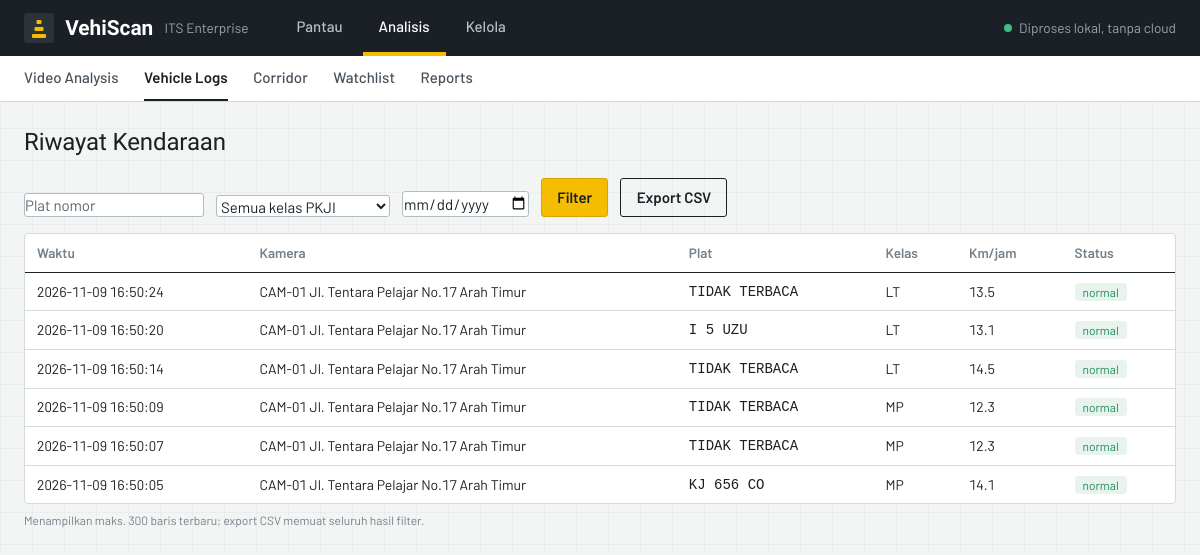
Page /logs on the committed database.
### tables this page shows
CREATE TABLE detections(id INTEGER PRIMARY KEY, ts TEXT, camera TEXT, plate TEXT, pkji TEXT, speed REAL, status TEXT, src TEXT DEFAULT 'real', dir INTEGER);

### src/api/routes/analytics.py (the view)
@router.get("/logs", response_class=HTMLResponse)
def logs(request: Request, plate: str = "", pkji: str = "", date: str = ""):
    return page(request, "vehicle_logs.html", rows=query_logs(plate, pkji, date, limit=300), pkji=db.pkji_labels(), f={"plate": plate, "pkji": pkji, "date": date})

### templates/vehicle_logs.html
{% extends "base.html" %}{% block title %}Vehicle Logs{% endblock %}{% block heading %}Riwayat Kendaraan{% endblock %}
{% block content %}
<form method="get" class="flex flex-wrap gap-3 mb-4 items-end">
 <input name="plate" placeholder="Plat nomor" value="{{f.plate}}">
 <select name="pkji"><option value="">Semua kelas PKJI</option>{% for k,v in pkji.items() %}<option value="{{k}}" {{'selected' if f.pkji==k}}>{{k}} – {{v}}</option>{% endfor %}</select>
 <input type="date" name="date" value="{{f.date}}">
 <button class="btn">Filter</button>
 <a class="btn btn-o" href="/logs/export?plate={{f.plate}}&pkji={{f.pkji}}&date={{f.date}}">Export CSV</a></form>
<div class="card overflow-x-auto"><table class="w-full text-sm"><thead><tr><th>Waktu</th><th>Kamera</th><th>Plat</th><th>Kelas</th><th>Km/jam</th><th>Status</th></tr></thead><tbody>
{% for r in rows %}<tr><td>{{r.ts}}</td><td>{{r.camera}}</td><td class="font-mono">{{r.plate}}</td><td>{{r.pkji}}</td><td>{{r.speed}}</td>
<td><span class="text-xs px-2 py-0.5 rounded {{ 'bg-red-500/20 text-red-300' if r.status=='watchlist' else 'bg-amber-500/20 text-amber-300' if r.status=='speeding' else 'bg-emerald-500/10 text-emerald-300' }}">{{r.status}}</span></td></tr>
{% else %}<tr><td colspan="6" class="text-center text-gray-500">Tidak ada data</td></tr>{% endfor %}</tbody></table></div>
<p class="text-xs text-gray-500 mt-2">Menampilkan maks. 300 baris terbaru; export CSV memuat seluruh hasil filter.</p>
{% endblock %}

### templates/base.html (shortened to what this page needs)
<!DOCTYPE html>
<html lang="id"><head><meta charset="UTF-8"><meta name="viewport" content="width=device-width,initial-scale=1">
{% if vendor %}<script src="/static/vendor/tailwind.js"></script>
<script src="/static/vendor/chart.umd.min.js"></script>
{% else %}<link rel="preconnect" href="https://fonts.googleapis.com"><link rel="preconnect" href="https://fonts.gstatic.com" crossorigin>
<script src="https://cdn.tailwindcss.com"></script>
<script src="https://cdn.jsdelivr.net/npm/chart.js@4.4.1/dist/chart.umd.min.js"></script>{% endif %}
<link rel="stylesheet" href="/static/css/style.css">
</head>
<body>
{% set groups = [
 ('Pantau', [('/','Overview'),('/notifications','Notifications')]),
 ('Analisis', [('/videos','Video Analysis'),('/logs','Vehicle Logs'),('/corridor','Corridor'),('/watchlist','Watchlist'),('/reports','Reports')]),
 ('Kelola', [('/calibration','Calibration'),('/cameras','Cameras'),('/locations','Locations'),('/parameters','Parameter'),('/settings','Settings')])] %}
{% set cur = namespace(g=groups[0]) %}
{% for g in groups %}{% for href,label in g[1] %}{% if href == active %}{% set cur.g = g %}{% endif %}{% endfor %}{% endfor %}
<header class="hd">
 <div class="bar">
  <a href="/" class="brand" aria-label="VehiScan ITS, ke halaman Overview"><span class="mark" aria-hidden="true"><i></i><i></i><i></i></span><span class="word">VehiScan</span><span class="tag">ITS Enterprise</span></a>
  <nav class="groups" aria-label="Kelompok menu">{% for g in groups %}<a href="{{ g[1][0][0] }}" class="{{ 'on' if g[0]==cur.g[0] }}">{{ g[0] }}</a>{% endfor %}</nav>
  <div class="status"><i aria-hidden="true"></i>Diproses lokal, tanpa cloud</div>
 </div>
</header>
<nav class="sn" aria-label="Halaman {{ cur.g[0] }}">{% for href,label in cur.g[1] %}<a href="{{ href }}" class="{{ 'on' if href==active }}" {% if href==active %}aria-current="page"{% endif %}>{{ label }}</a>{% endfor %}</nav>
<main class="page"><h1 class="text-2xl mb-5">{% block heading %}{% endblock %}</h1>
{% if request.query_params.get('bad') %}<div class="notice bad" role="alert">{{ request.query_params.get('bad') }}</div>{% endif %}{% block content %}{% endblock %}</main>
</body></html>

### static/css/style.css (style rules this page uses)
:root { --paper:#F3F5F4; --sheet:#FFFFFF; --ink:#1B2026; --ink-2:#47515B; --ink-3:#74808A; --rule:#D4DADD; --rule-2:#B3BCC2; --marka:#F6BD00; --marka-edge:#D9A400; --bp:#2A5B88; --bp-tint:#E7EEF5; --ok:#1F8A5B; --warn:#8F5F00; --bad:#B93434; --los-a:#1F9D6B; --los-b:#74B03B; --los-c:#E0A800; --los-d:#E67E22; --los-e:#D64541; --los-f:#8C2F4B; --cls-sm:#2A5B88; --cls-mp:#3E8E8A; --cls-ks:#D99A00; --cls-kb:#B5502F; --cls-bb:#7A4B8C; --font-body:"Barlow",system-ui,"Segoe UI",Roboto,sans-serif; --font-display:"Barlow Semi Condensed","Barlow",system-ui,"Segoe UI",sans-serif; }
html { background:var(--paper) }
body { font-family:var(--font-body);font-size:15px;line-height:1.5;color:var(--ink);background-color:var(--paper); background-image:linear-gradient(rgba(27,32,38,.035) 1px,transparent 1px),linear-gradient(90deg,rgba(27,32,38,.035) 1px,transparent 1px);background-size:32px 32px }
h1,h2,.text-3xl,.text-2xl { font-family:var(--font-display);letter-spacing:-.005em }
h1 { font-weight:600;color:var(--ink) }
.hd { background:var(--ink);color:#fff }
.hd .bar { display:flex;align-items:center;gap:2rem;padding:0 1.5rem;height:56px }
.brand { display:flex;align-items:center;gap:.7rem;color:#fff;text-decoration:none }
.mark { position:relative;width:30px;height:30px;background:#2B323A;border-radius:3px;display:block;flex:none }
.mark i { position:absolute;left:50%;transform:translateX(-50%);background:var(--marka);height:4px;border-radius:1px }
.mark i:nth-child(1) { bottom:5px;width:14px }
.mark i:nth-child(2) { bottom:12px;width:9px }
.mark i:nth-child(3) { bottom:19px;width:5px }
.brand .word { font:600 1.3rem var(--font-display) }
.brand .tag { color:#9AA5AF;font-size:.85rem }
.groups { display:flex;gap:.25rem;align-self:stretch }
.groups a { display:flex;align-items:center;padding:0 1rem;color:#B7C0C8;border-bottom:4px solid transparent;font-weight:500;text-decoration:none }
.groups a.on { color:#fff;border-bottom-color:var(--marka) }
.hd .status { margin-left:auto;font-size:.85rem;color:#9AA5AF;display:flex;align-items:center;gap:.45rem;white-space:nowrap }
.hd .status i { width:8px;height:8px;border-radius:50%;background:#3DBE86;display:inline-block }
.sn { background:var(--sheet);border-bottom:1px solid var(--rule);padding:0 1.5rem;display:flex;gap:1.6rem;overflow-x:auto;white-space:nowrap }
.sn a { padding:.65rem 0;color:var(--ink-2);text-decoration:none;border-bottom:2px solid transparent;font-weight:500 }
.sn a.on { color:var(--ink);font-weight:600;border-bottom-color:var(--ink) }
.page { max-width:1480px;margin:0 auto;padding:1.5rem }
.card { background:var(--sheet);border:1px solid var(--rule);border-radius:4px }
th { text-align:left;color:var(--ink-3);font-weight:600;font-size:.85rem;padding:.55rem .75rem;border-bottom:1.5px solid var(--ink) }
td { padding:.55rem .75rem;border-top:1px solid var(--rule);font-variant-numeric:tabular-nums }
tbody tr:first-child td { border-top:0 }
input,select,textarea { background:#fff;border:1px solid var(--rule-2);border-radius:3px;padding:.45rem .65rem;color:var(--ink);font:inherit;max-width:100% }
::placeholder { color:var(--ink-3) }
.btn { background:var(--marka);color:var(--ink);font-weight:600;padding:.45rem .95rem;border-radius:3px;border:1px solid var(--marka-edge);display:inline-block;cursor:pointer;text-decoration:none }
.btn-o { background:transparent;color:var(--ink);border-color:var(--ink) }

### rows in the picture
detections: ts "2026-11-09 16:50:24", camera "CAM-01 Jl. Tentara Pelajar No.17 Arah Timur", plate "TIDAK TERBACA", pkji "LT", speed "13.5", status "normal"
detections: ts "2026-11-09 16:50:20", camera "CAM-01 Jl. Tentara Pelajar No.17 Arah Timur", plate "I 5 UZU", pkji "LT", speed "13.1", status "normal"
detections: ts "2026-11-09 16:50:14", camera "CAM-01 Jl. Tentara Pelajar No.17 Arah Timur", plate "TIDAK TERBACA", pkji "LT", speed "14.5", status "normal"
detections: ts "2026-11-09 16:50:09", camera "CAM-01 Jl. Tentara Pelajar No.17 Arah Timur", plate "TIDAK TERBACA", pkji "MP", speed "12.3", status "normal"
detections: ts "2026-11-09 16:50:07", camera "CAM-01 Jl. Tentara Pelajar No.17 Arah Timur", plate "TIDAK TERBACA", pkji "MP", speed "12.3", status "normal"
detections: ts "2026-11-09 16:50:05", camera "CAM-01 Jl. Tentara Pelajar No.17 Arah Timur", plate "KJ 656 CO", pkji "MP", speed "14.1", status "normal"

### other values in the picture
{{ g[0] }} "Pantau" "Analisis" "Kelola"
{{ label }} "Video Analysis" "Vehicle Logs" "Corridor" "Watchlist" "Reports"
